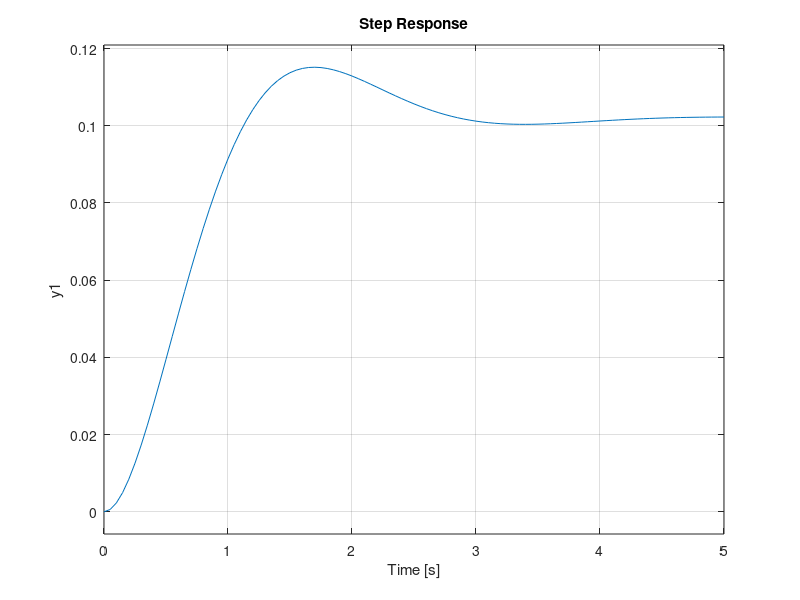

MATLAB code for this plot:
J = 2;
b = 1;
Kg = 0.5;
k = 4;

numerator = 1/J;  
denominator = [1, (b - Kg)/J, k/J];

sys = tf(numerator, denominator);

R = 1;

[A,B,C,D] = tf2ss(numerator, denominator);

Q = 80*(C')*C;
[K,S,P] = lqr(A,B,Q,R);
sys = ss(A-B*K,B,C,D);

[num, den] = ss2tf(A-B*K, B, C, D);

step(tf(num, den))
